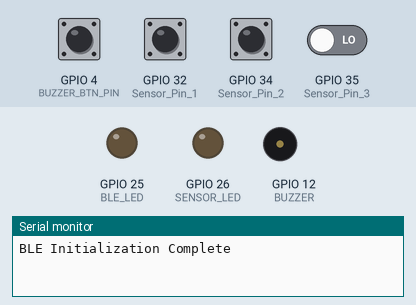
Simulated run of this sketch. Board: ESP32. Shown: output pins drawn as LEDs (lit = HIGH), buzzer (waves = sounding, pin HIGH), the last lines printed to the serial monitor. Dashed ring = blinking. The inputs (shaded band) are chosen by the test bench; at power-on: GPIO 4 (BUZZER_BTN_PIN), GPIO 32 (Sensor_Pin_1), GPIO 34 (Sensor_Pin_2), GPIO 35 (Sensor_Pin_3) LOW. Nothing arrives over Bluetooth unless stated; a phone connects over Bluetooth LE 3 s after start.

Above: at 1.2 s.
1.3 s: GPIO 32 (Sensor_Pin_1) pulsed HIGH 2 times (0.12 s each, 0.3 s apart)
3.4 s: GPIO 34 (Sensor_Pin_2) pulsed HIGH 5 times (0.12 s each, 0.3 s apart)
At 4.5 s:
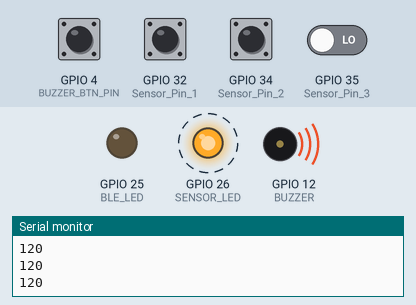
Timing chart, 0 to 6.7 s (numbered marks = the images above; inputs shaded):
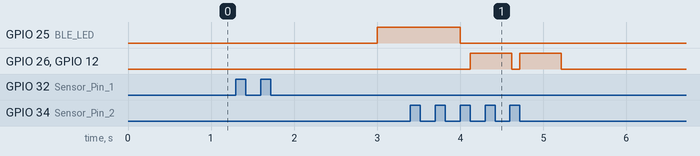

Measured:
- after the input at 3.4 s, GPIO 26 (SENSOR_LED), GPIO 12 (BUZZER): alternates HIGH for 0.50 s and LOW for 0.10 s, 4 changes in all, then stays LOW, starting after 0.72 s

The sketch:

Transmitter.ino
```cpp
#include <BLEDevice.h>
#include <BLEServer.h>
#include <BLEUtils.h>
#include <BLE2902.h>

#define BLE_LED 25
#define SENSOR_LED 26

uint32_t detected = 48;
int count = 0;

bool BLE_STATE = false;
bool HAND_STATE = false;

#define Sensor_Pin_1 32
#define Sensor_Pin_2 34
#define Sensor_Pin_3 35

#define BUZZER 12
#define BUZZER_BTN_PIN 4
bool isActive = true;
int BTN_DELAY = 1500; //1.5 sec

unsigned long current_time = 0;
unsigned long start_time = 0;

int BLE_DELAY = 5000; //5 sec delay in terms on milli sec.
int SPIKE_DELAY = 30; //30 ms
int HAND_DELAY = 1500; //1.5 sec
unsigned long BLE_ON_TIME = 0;
int BLE_ON_DELAY = 5000; //30 sec

BLEServer* pServer = NULL;
BLECharacteristic* pCharacteristic = NULL;

#define SERVICE_UUID        "4fafc201-1fb5-459e-8fcc-c5c9c331914b"
#define CHARACTERISTIC_UUID "beb5483e-36e1-4688-b7f5-ea07361b26a8"

class MyServerCallbacks: public BLEServerCallbacks {
  void onConnect(BLEServer* pServer){
    BLEDevice::stopAdvertising();
    ledcWrite(0, 255);
    delay(1000);
    ledcWrite(0, 0);
    BLE_STATE = false;
    count++;
  };

  void onDisconnect(BLEServer* pServer){
    count--;
  }
};


void setup() {
  Serial.begin(115200);

  ledcSetup(0, 10, 8);
  ledcAttachPin(BLE_LED, 0);

  pinMode(SENSOR_LED, OUTPUT);
  pinMode(Sensor_Pin_1, INPUT);
  pinMode(Sensor_Pin_2, INPUT);
  pinMode(Sensor_Pin_3, INPUT);
  pinMode(BUZZER_BTN_PIN, INPUT);
  pinMode(BUZZER, OUTPUT);

  BLEDevice::init("Transmitter");
  pServer = BLEDevice::createServer();
  pServer->setCallbacks(new MyServerCallbacks());
  BLEService *pService = pServer->createService(SERVICE_UUID);
  pCharacteristic = pService->createCharacteristic(
                      CHARACTERISTIC_UUID,
                      BLECharacteristic::PROPERTY_READ   |
                      BLECharacteristic::PROPERTY_WRITE  |
                      BLECharacteristic::PROPERTY_NOTIFY
                    );

  pCharacteristic->addDescriptor(new BLE2902());
  pService->start();

  BLEAdvertising *pAdvertising = BLEDevice::getAdvertising();
  pAdvertising->addServiceUUID(SERVICE_UUID);
  pAdvertising->setScanResponse(true);
  pAdvertising->setMinPreferred(0x0);
  Serial.println("BLE Initialization Complete");
}

void loop() {
  current_time = millis();
  Read_Sensor();
  if(HAND_STATE && count > 0){
    detected = 1;
    pCharacteristic->setValue((uint8_t*)&detected, 1);
    pCharacteristic->notify();
    detected = 0;
    HAND_STATE = false;
    delay(500);
    digitalWrite(SENSOR_LED, LOW);
    digitalWrite(BUZZER, LOW);
  }
  if(BLE_STATE && current_time-BLE_ON_TIME > BLE_ON_DELAY){
    ledcWrite(0, 0);
    BLEDevice::stopAdvertising();
    BLE_STATE = false;
  }
}

void Read_Sensor(){
  if(digitalRead(Sensor_Pin_1) || digitalRead(Sensor_Pin_2) || digitalRead(Sensor_Pin_3)){
    start_time = millis();
    while(digitalRead(Sensor_Pin_1) || digitalRead(Sensor_Pin_2) || digitalRead(Sensor_Pin_3));
    current_time = millis();
    int duration = current_time - start_time;

    if(duration > SPIKE_DELAY && duration < HAND_DELAY){
      HAND_STATE = true;
      if(count > 0){
        if(isActive)
          digitalWrite(BUZZER, HIGH);
        digitalWrite(SENSOR_LED, HIGH);
      }
    }
    else if(!BLE_STATE && duration > HAND_DELAY && duration < BLE_DELAY){
      BLE_ON_TIME = current_time;
      BLEDevice::startAdvertising();
      BLE_STATE = true;
      ledcWrite(0, 125);
    }
    Serial.println(duration);
  }
  if(digitalRead(BUZZER_BTN_PIN)){
    start_time = millis();
    while(digitalRead(BUZZER_BTN_PIN));
    current_time = millis();
    int d = current_time - start_time;
    if(d > SPIKE_DELAY && d < BTN_DELAY){
      if(isActive)
        isActive = false;
      else
        isActive = true;
    }
  }
}
```
